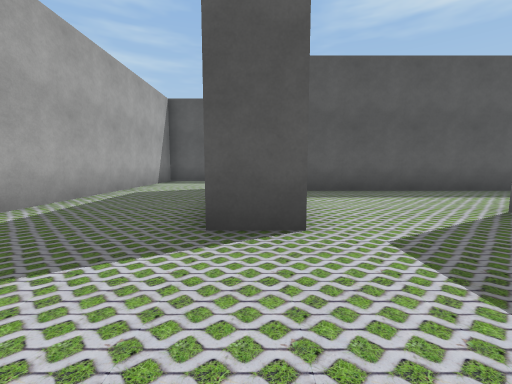
[1] (above)

18 first-person views from a walk through a scene from a Unity 3-D project. The camera is 1.3 m above the floor, tilts 6° down and sees 90° across. The floor is counted in squares, 2 m on a side. Each view is taken from the middle of a square. On the plan, view 1 faces up. The plan holds only what a view shows up to about 9 squares ahead; the rest is blank. The player is left out. Some surface patterns are stand-ins.

[2]
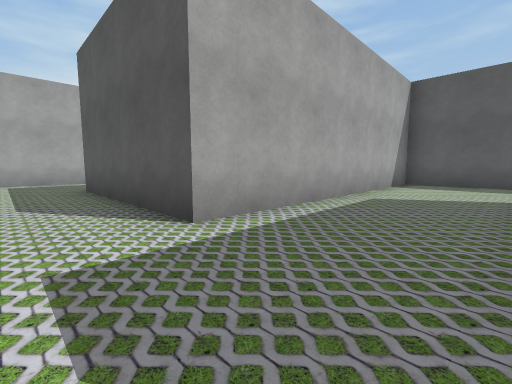

[3]
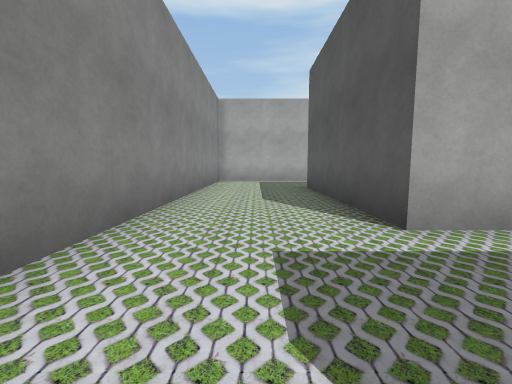

[4]
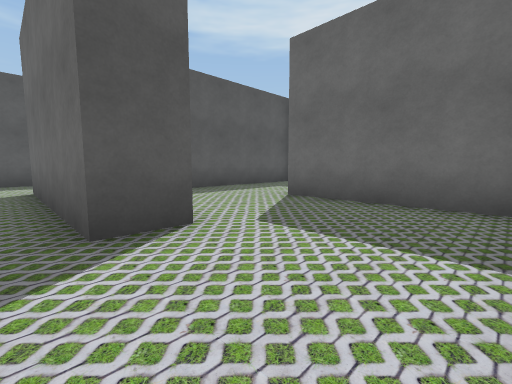

[5]
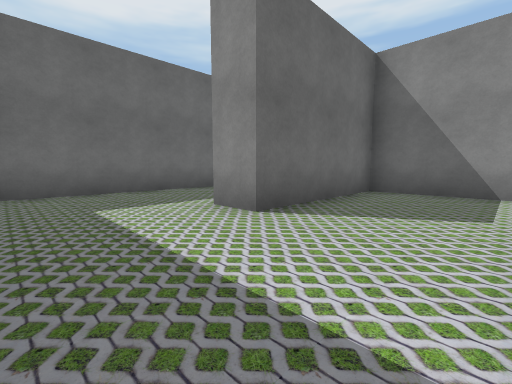

[6]
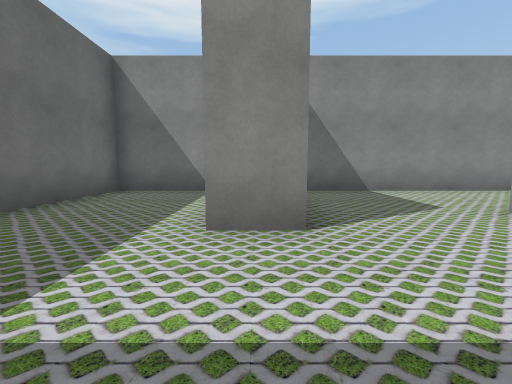

[7]
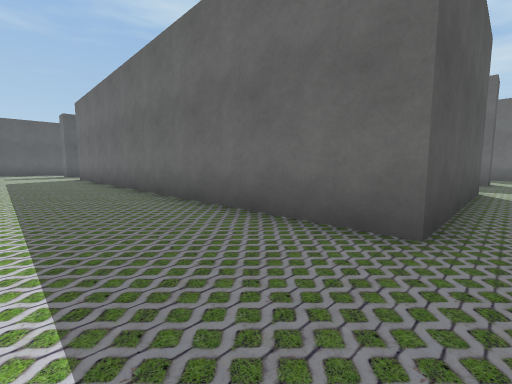

[8]
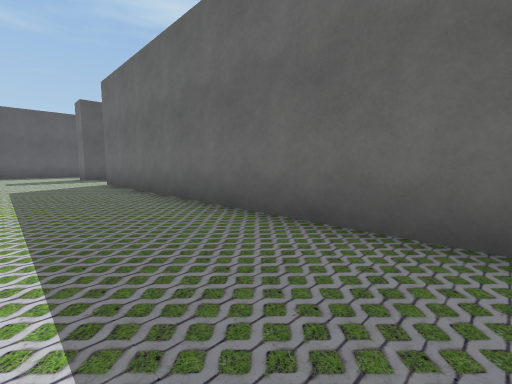

[9]
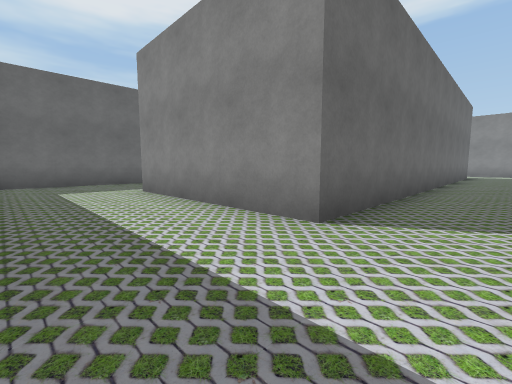

[10]
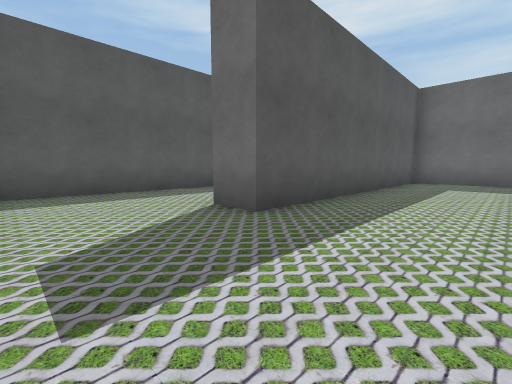

[11]
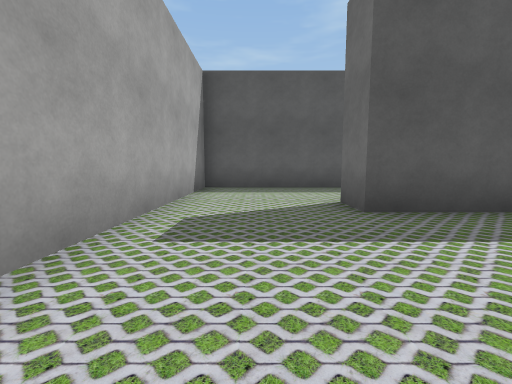

[12]
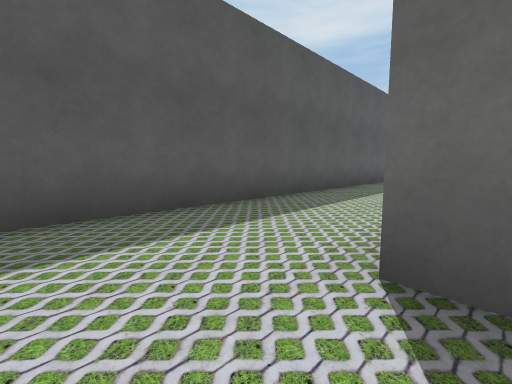

[13]
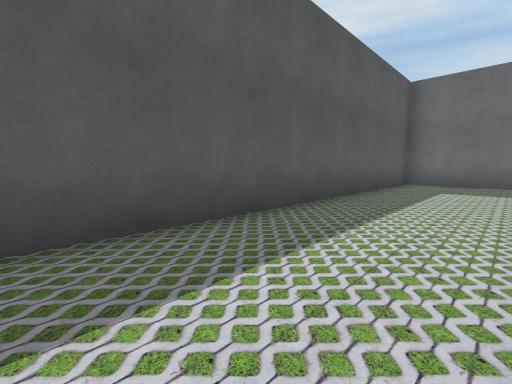

[14]
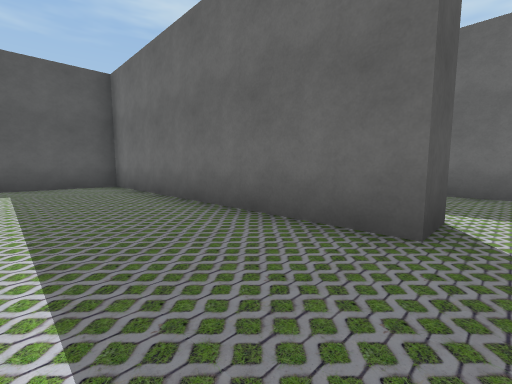

[15]
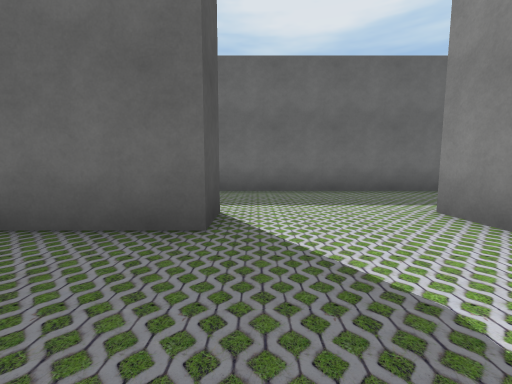

[16]
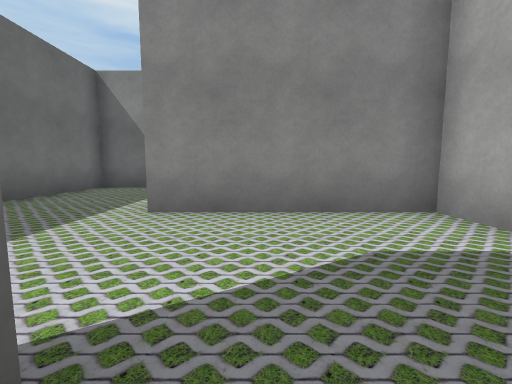

[17]
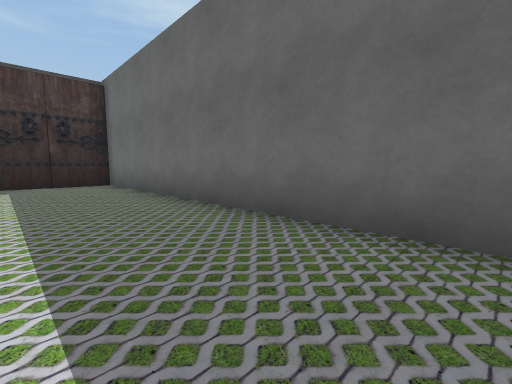

[18]
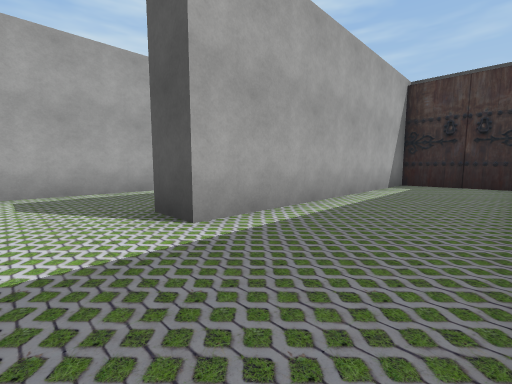

### Floor plan
Points are (right, up) in squares from view 1. A wall is a line through its corners. A room is listed if a view was taken in it or the views show most of it. See-through windows are left out.
Room 1 (views 1, 2, 3, 4, 5, 6, 7, 8, 9, 10, 11, 12, 13, 14, 15, 16, 17, 18)
walls: (-0.2, 10.5) (-3.5, 10.5) (-3.5, 2.5) (-8.5, 2.5) (-8.5, 15.5) (-3.5, 15.5); (-0.5, 14.6) (-0.5, 18.5) (-8.5, 18.5) (-8.5, 19.5); (0.5, 15.9) (0.5, 11.5) (4.5, 11.5); (6.1, 7.5) (7.5, 7.5) (7.5, 22.2) (4.5, 22.2) (4.5, 14.5) (3.5, 14.5) (3.5, 22.5) (-11.5, 22.5) (-11.5, 16.4); (0.6, 2.5) (-0.5, 2.5) (-0.5, 7.5); (6.5, 6.5) (1.2, 6.5); (-11.5, 3.1) (-11.5, 1); (5.2, -0.5) (7.5, -0.5) (7.5, 6.1); (-10.1, -0.5) (3.5, -0.5) (3.5, 3.5) (4.5, 3.5)

Where each view was taken, in squares from view 1:
view 1: 0 up, 0 right, facing up
view 2: 1 up, 1 left, facing up-left
view 3: 1 up, 1 left, facing left
view 4: 0 up, 1 left, facing up-right
view 5: 6 up, 1 right, facing down-right
view 6: 6 up, 4 right, facing down
view 7: 2 up, 11 left, facing up-right
view 8: 6 up, 11 left, facing up-right
view 9: 18 up, 10 left, facing down-right
view 10: 16 up, 11 left, facing up-right
view 11: 15 up, 10 left, facing up
view 12: 19 up, 10 left, facing up-right
view 13: 20 up, 6 left, facing up-right
view 14: 14 up, 1 right, facing up-right
view 15: 14 up, 1 right, facing right
view 16: 15 up, 3 right, facing down
view 17: 13 up, 5 right, facing up-right
view 18: 13 up, 7 right, facing up-left
